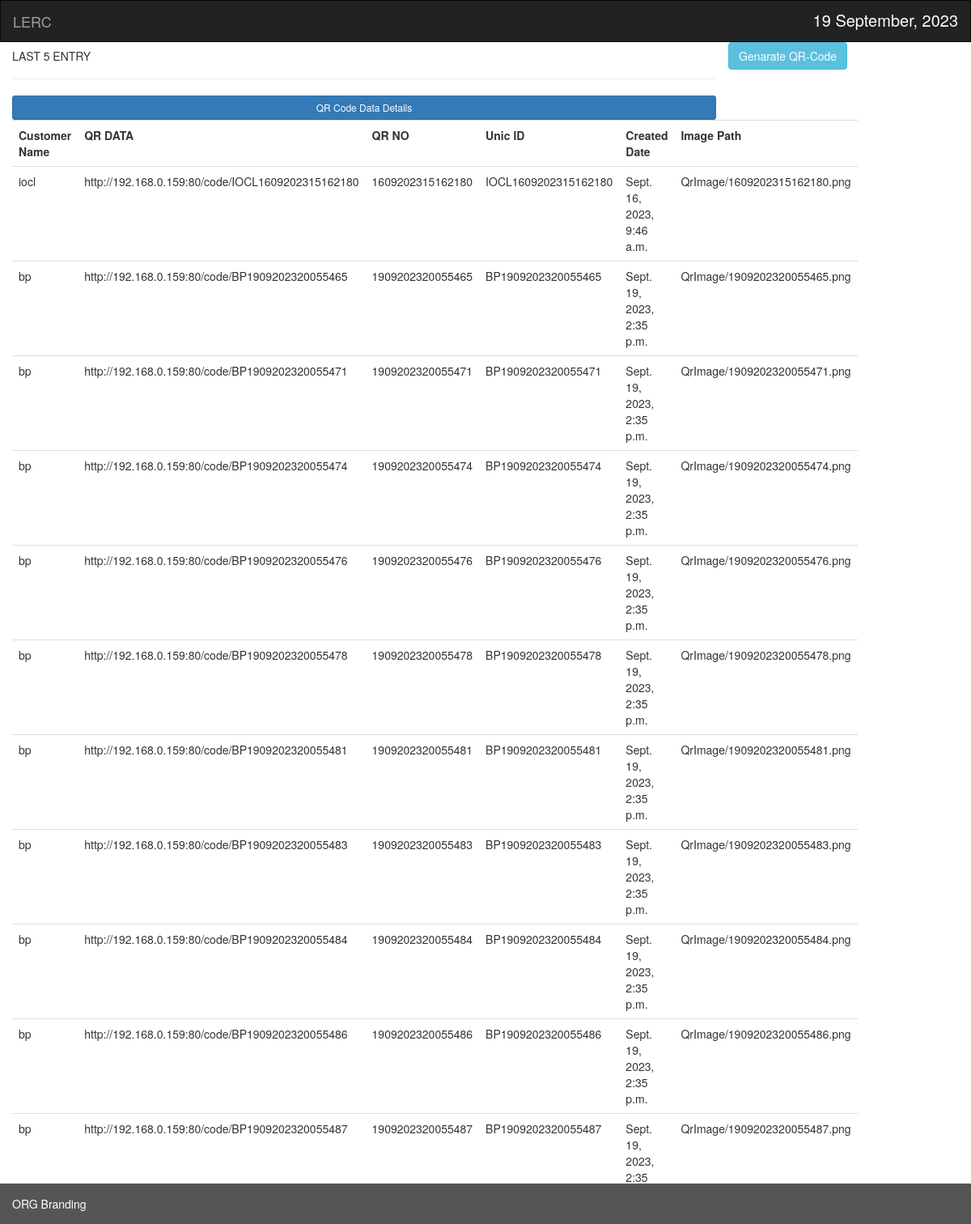
The app's page / (signed in) with its own data.
### IoclDevApp/models.py (models this page shows)
class Qrdatatable(models.Model):
    CustomerName = models.CharField(max_length=50,null=True)
    QR_Data = models.CharField(max_length=150,null=True)
    Qr_no = models.CharField(max_length=50,null=True)
    uid = models.CharField(max_length=50,null=True)
    created_date = models.DateTimeField(auto_now_add=True, null=True)
    Imgpath = models.CharField(max_length=200,null=True)
    DisplayFields = ['CustomerName','QR_Data', 'Qr_no', 'uid','created_date','Imgpath']
    SerchFilds = ['Qr_no','Ph_No']
    FilterFilds = ['CustomerName']
    class Meta:
        db_table = "Qrdatatable"

### IoclDevApp/views.py (the view)
# urls.py: 2. Add a URL to urlpatterns:  path('', views.home, name='home')
@login_required(login_url='login')
def home(request):
    Tran_data = Qrdatatable.objects.all()
    totalpipe = Transiction.objects.count()
    sold_pipe = Transiction.objects.filter(status="Sold").count()
    context = {"MainFeeds":Tran_data,"total_pipes":totalpipe,"sold":sold_pipe}
    return render (request, 'IoclDevApp/Qr_data_table.html',context)

### IoclDevApp/templates/IoclDevApp/Qr_data_table.html (shortened to what this page needs)
<!DOCTYPE html>
<html lang="en">
<head>
  <link rel="stylesheet" href="https://maxcdn.bootstrapcdn.com/bootstrap/3.4.1/css/bootstrap.min.css">
</head>
<body>
<nav class="navbar navbar-inverse">
  <div class="container-fluid">
    <div class="navbar-header">
      <a class="navbar-brand" href="#">LERC</a>
    </div>
    <div class="collapse navbar-collapse" id="myNavbar">
      <ul class="nav navbar-nav navbar-right">
        <li>
			<p id="date"></p>
		</li>
      </ul>
    </div>
  </div>
</nav>
<a href="/submit_QR_request" class="btn btn-info" role="button">Genarate QR-Code</a>
<div class="col-md-9">
	<h5>LAST 5 ENTRY</h5>
	<hr>
	<div class="card card-body">
		<a class="btn btn-primary  btn-sm btn-block" href="">QR Code Data Details</a>
		<table class="table table-sm">
			<tr>
				<th>Customer Name</th>
				<th>QR DATA</th>
				<th>QR NO</th>
				<th>Unic ID</th>
				<th>Created Date</th>
				<th>Image Path</th>
			</tr>
			{% for MainFeed in MainFeeds %}
				<tr>
					<td>{{MainFeed.CustomerName}}</td>
					<td>{{MainFeed.QR_Data}}</td>
					<td>{{MainFeed.Qr_no}}</td>
					<td>{{MainFeed.uid}}</td>
					<td>{{MainFeed.created_date}}</td>
					<td>{{MainFeed.Imgpath}}</td>
				</tr>
			{% endfor %}
		</table>
	</div>
</div>
<footer class="container-fluid text-center">
  <p>ORG Branding</p>
</footer>
</body>
</html>

### IoclDevApp/templates/IoclDevApp/Qr_data_table.html (style rules this page uses)
.navbar { margin-bottom: 0; border-radius: 0; }
footer { background-color: #555; color: white; padding: 15px; }
#date { color:#fff; font-size:20px; padding-top:10px; }
footer { position: fixed; width: 100%; bottom: 0px; left: 0px; }
footer p { text-align: left; margin: 0px; }
body { padding-bottom:50px; }

### records on screen
Qrdatatable: CustomerName "iocl", QR_Data "http://192.168.0.159:80/code/IOCL1609202315162180", Qr_no "1609202315162180", uid "IOCL1609202315162180", created_date "Sept. 16, 2023, 9:46 a.m.", Imgpath "QrImage/1609202315162180.png"
Qrdatatable: CustomerName "bp", QR_Data "http://192.168.0.159:80/code/BP1909202320055465", Qr_no "1909202320055465", uid "BP1909202320055465", created_date "Sept. 19, 2023, 2:35 p.m.", Imgpath "QrImage/1909202320055465.png"
Qrdatatable: CustomerName "bp", QR_Data "http://192.168.0.159:80/code/BP1909202320055471", Qr_no "1909202320055471", uid "BP1909202320055471", created_date "Sept. 19, 2023, 2:35 p.m.", Imgpath "QrImage/1909202320055471.png"
Qrdatatable: CustomerName "bp", QR_Data "http://192.168.0.159:80/code/BP1909202320055474", Qr_no "1909202320055474", uid "BP1909202320055474", created_date "Sept. 19, 2023, 2:35 p.m.", Imgpath "QrImage/1909202320055474.png"
Qrdatatable: CustomerName "bp", QR_Data "http://192.168.0.159:80/code/BP1909202320055476", Qr_no "1909202320055476", uid "BP1909202320055476", created_date "Sept. 19, 2023, 2:35 p.m.", Imgpath "QrImage/1909202320055476.png"
Qrdatatable: CustomerName "bp", QR_Data "http://192.168.0.159:80/code/BP1909202320055478", Qr_no "1909202320055478", uid "BP1909202320055478", created_date "Sept. 19, 2023, 2:35 p.m.", Imgpath "QrImage/1909202320055478.png"
Qrdatatable: CustomerName "bp", QR_Data "http://192.168.0.159:80/code/BP1909202320055481", Qr_no "1909202320055481", uid "BP1909202320055481", created_date "Sept. 19, 2023, 2:35 p.m.", Imgpath "QrImage/1909202320055481.png"
Qrdatatable: CustomerName "bp", QR_Data "http://192.168.0.159:80/code/BP1909202320055483", Qr_no "1909202320055483", uid "BP1909202320055483", created_date "Sept. 19, 2023, 2:35 p.m.", Imgpath "QrImage/1909202320055483.png"
Qrdatatable: CustomerName "bp", QR_Data "http://192.168.0.159:80/code/BP1909202320055484", Qr_no "1909202320055484", uid "BP1909202320055484", created_date "Sept. 19, 2023, 2:35 p.m.", Imgpath "QrImage/1909202320055484.png"
Qrdatatable: CustomerName "bp", QR_Data "http://192.168.0.159:80/code/BP1909202320055486", Qr_no "1909202320055486", uid "BP1909202320055486", created_date "Sept. 19, 2023, 2:35 p.m.", Imgpath "QrImage/1909202320055486.png"
Qrdatatable: CustomerName "bp", QR_Data "http://192.168.0.159:80/code/BP1909202320055487", Qr_no "1909202320055487", uid "BP1909202320055487", created_date "Sept. 19, 2023, 2:35…", Imgpath "QrImage/1909202320055487.png"
